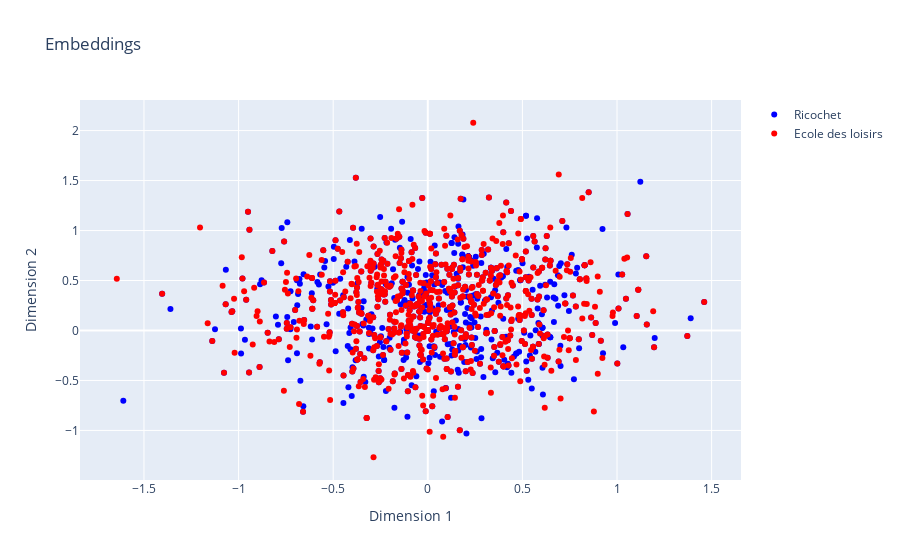

Notebook code for this chart:
### Code cell
import plotly.graph_objects as go

def plot_interactive_embeddings(embeddings1, embeddings2, labels1, labels2, list1_name, list2_name):
    fig = go.Figure()

    # Add scatter trace for embeddings of list 1
    fig.add_trace(go.Scatter(
        x=embeddings1[:, 0],
        y=embeddings1[:, 1],
        mode='markers',
        name=list1_name,
        text=labels1,
        marker=dict(color='blue')
    ))

    # Add scatter trace for embeddings of list 2
    fig.add_trace(go.Scatter(
        x=embeddings2[:, 0],
        y=embeddings2[:, 1],
        mode='markers',
        name=list2_name,
        text=labels2,
        marker=dict(color='red')
    ))

    # Set layout options
    fig.update_layout(
        title='Embeddings',
        xaxis=dict(title='Dimension 1'),
        yaxis=dict(title='Dimension 2'),
        hovermode='closest'
    )

    # Show the plot
    fig.show()

embeddings1 = compute_embeddings(ricochet_themes_english_local_preprocessed, word_vectors)
embeddings2 = compute_embeddings(ecole_des_loisir_sub_theme_list_english_local_preprocessed, word_vectors)

plot_interactive_embeddings(embeddings1, embeddings2, ricochet_themes_english_local_preprocessed, ecole_des_loisir_sub_theme_list_english_local_preprocessed, "Ricochet", "Ecole des loisirs")

### Figure 1 — Plotly figure (JSON) as saved in the notebook; plotly's stock layout.template omitted (floating-point values rounded to 4 significant figures; data arrays with more than 128 entries replaced by an {"elided": "..."} marker saying what was removed)
{"data": [{"marker": {"color": "blue"}, "mode": "markers", "name": "Ricochet", "text": {"elided": "716 str values"}, "type": "scatter", "x": {"elided": "716 float values"}, "y": {"elided": "716 float values"}}, {"marker": {"color": "red"}, "mode": "markers", "name": "Ecole des loisirs", "text": {"elided": "744 str values"}, "type": "scatter", "x": {"elided": "744 float values"}, "y": {"elided": "744 float values"}}], "layout": {"hovermode": "closest", "title": {"text": "Embeddings"}, "xaxis": {"title": {"text": "Dimension 1"}}, "yaxis": {"title": {"text": "Dimension 2"}}}}
